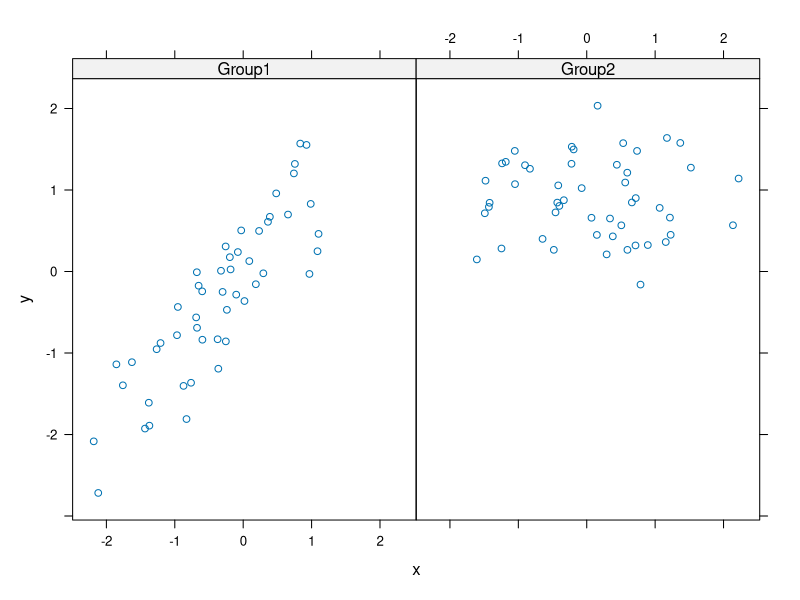
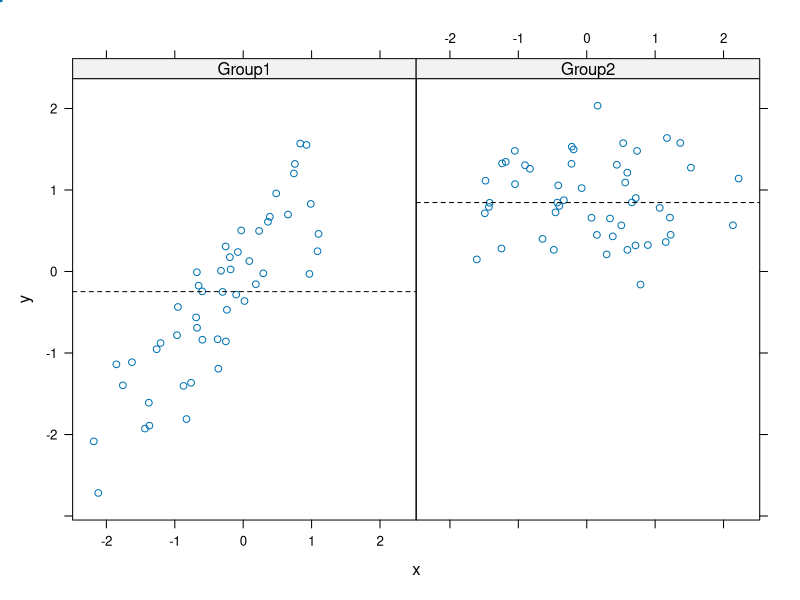
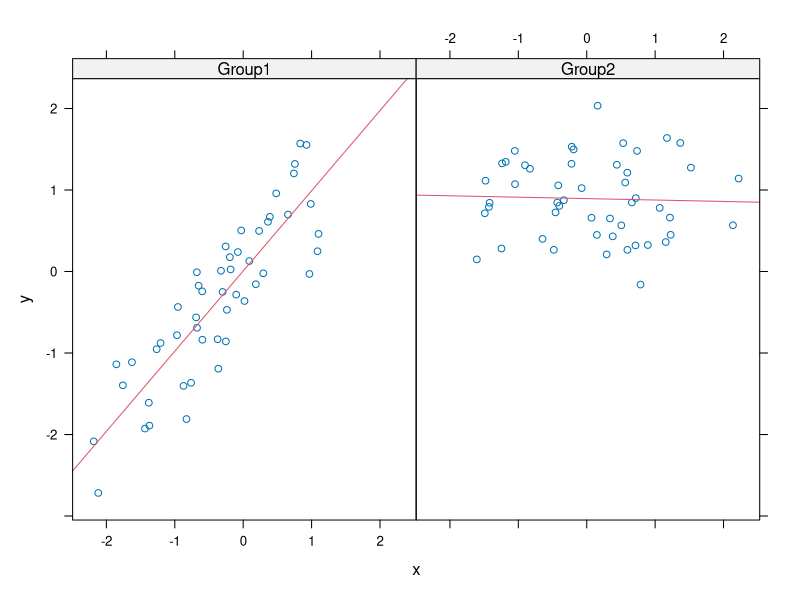

Here is the R script that generated these plots, in order:
library(lattice)
set.seed(10)
x<- rnorm(100)
f<- rep(0:1, each =50)
y <- x+f-f*x+ rnorm(100, sd = 0.5)
f <- factor(f, labels = c("Group1", "Group2"))
xyplot(y~x | f, layout= c(2,1))

xyplot(y~x | f, panel = function(x,y,...) {
  panel.xyplot(x,y,...)
  panel.abline(h=median(y), lty = 2)
})

llines(x,y)

xyplot(y~x | f, panel = function(x,y,...){
  panel.xyplot(x,y,...)
  panel.lmline(x,y, col = 2)
})

